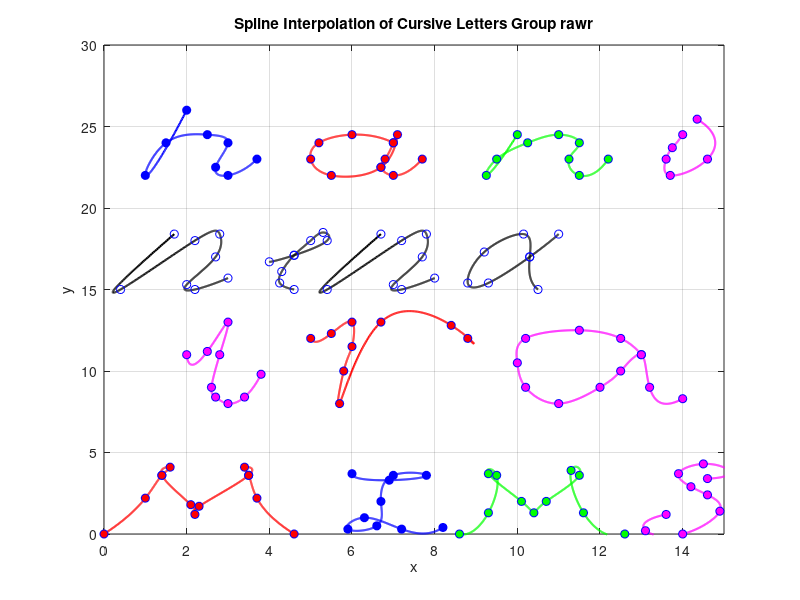

The MATLAB script that drew this image: (Note: this script raises an error after producing the figure.)

%% MIMS
% data coordinates for letter 'M'
x_m_1 = [0 1.0 1.4 1.6 1.4 2.1 2.2 2.3 3.5 3.4 3.5 3.7 4.6];
y_m_1 = [0 2.2 3.6 4.1 3.6 1.8 1.2 1.7 3.6 4.1 3.6 2.2 0.0];

% % data coordinates for letter 'I'
x_i_3 = [6.0 6.9 7.8 7.0 6.7 6.6 5.9 6.3 7.2 8.2];
y_i_3 = [3.7 3.3 3.6 3.6 2.0 0.5 0.3 1.0 0.3 0.4];

% data coordinates for letter 'M'
x_m_2 = [8.6 9.3 9.5 9.3 10.1 10.4 10.7 11.5 11.3 11.6 12.6];
y_m_2 = [0.0 1.3 3.6 3.7 2.0 1.3 2.0 3.6 3.9 1.3 0];

% data coordinates for letter 'S'
x_s = [14.6 15.1 14.5 13.9 14.2 14.6 14.9 14.0 13.1 13.6];
y_s = [3.4 3.9 4.3 3.7 2.9 2.4 1.4 0.0 0.2 1.2];

n_m_1 = length(x_m_1);
n_i_3 = length(x_i_3);
n_m_2 = length(x_m_2);
n_s = length(x_s);

t_m_1 = 0:n_m_1-1; % Parametric coordinate t for 'M'
t_i_3 = 0:n_i_3-1; % Parametric coordinate t for 'I'
t_m_2 = 0:n_m_2-1; % Parametric coordinate t for 'M'
t_s = 0:n_s-1; % Parametric coordinate t for 'S'

tt_m_1 = 0:0.01:n_m_1-1; % More dense coordinate tt for spline interpolation of 'M'
tt_i_3 = 0:0.01:n_i_3-1; % More dense coordinate tt for spline interpolation of 'I'
tt_m_2 = 0:0.01:n_m_2-1; % More dense coordinate tt for spline interpolation of 'M'
tt_s = 0:0.01:n_s-1; % More dense coordinate tt for spline interpolation of 'S'

% Compute spline interpolation for 'M'
xx_m_1 = spline(t_m_1, x_m_1, tt_m_1);
yy_m_1 = spline(t_m_1, y_m_1, tt_m_1);

% Compute spline interpolation for 'I'
xx_i_3 = spline(t_i_3, x_i_3, tt_i_3);
yy_i_3 = spline(t_i_3, y_i_3, tt_i_3);

% Compute spline interpolation for 'M'
xx_m_2 = spline(t_m_2, x_m_2, tt_m_2);
yy_m_2 = spline(t_m_2, y_m_2, tt_m_2);

% Compute spline interpolation for 'S'
xx_s = spline(t_s, x_s, tt_s);
yy_s = spline(t_s, y_s, tt_s);

% Plot settings
figure(1)
plot(xx_m_1, yy_m_1, 'red', 'LineWidth', 1.5) % plot spline for 'M'
hold on
plot(x_m_1, y_m_1, 'bo', 'MarkerFaceColor', 'red') % plot data points for 'M' 

plot(xx_i_3, yy_i_3, 'b', 'LineWidth', 1.5) % plot spline for 'i'
plot(x_i_3, y_i_3, 'bo', 'MarkerFaceColor', 'blue') % plot data points for 'i'

plot(xx_m_2, yy_m_2, 'green', 'LineWidth', 1.5) % plot spline for 'M'
plot(x_m_2, y_m_2, 'bo', 'MarkerFaceColor', 'green') % plot data points for 'M'

plot(xx_s, yy_s, 'magenta', 'LineWidth', 1.5) % plot spline for 'S'
plot(x_s, y_s, 'bo', 'MarkerFaceColor', 'magenta') % plot data points for 'S'


%% IRA
% data coordinates for letter 'I'
x_i_4 = [2 2.5 3.0 2.8 2.6 2.7 3.0 3.4 3.8];
y_i_4 = [11 11.2 13.0 11 9 8.4 8 8.4 9.8];

% % data coordinates for letter 'R'
x_r = [5 5.5 6 6 5.8 5.7 6.7 8.4 8.8];
y_r = [12 12.3 13 11.5 10 8 13 12.8 12];


% data coordinates for letter 'A'
x_a_3 = [13 12.5 11.5 10.2 10 10.2 11 12 12.5 13 13.2 14];
y_a_3 = [11 12 12.5 12 10.5 9 8 9 10 11 9 8.3];


n_i_4 = length(x_i_4);
n_r = length(x_r);
n_a_3 = length(x_a_3);

t_i_4 = 0:n_i_4-1;
t_r = 0:n_r-1;
t_a_3 = 0:n_a_3-1; 

tt_i_4 = 0:0.01:n_i_4-1; 
tt_r = 0:0.01:n_r-1; 
tt_a_3 = 0:0.01:n_a_3-1;

% Compute spline interpolation for 'I'
xx_i_4 = spline(t_i_4, x_i_4, tt_i_4);
yy_i_4 = spline(t_i_4, y_i_4, tt_i_4);

% Compute spline interpolation for 'R'
xx_r = spline(t_r, x_r, tt_r);
yy_r = spline(t_r, y_r, tt_r);

% Compute spline interpolation for 'A'
xx_a_3 = spline(t_a_3, x_a_3, tt_a_3);
yy_a_3 = spline(t_a_3, y_a_3, tt_a_3);


% Plot settings
figure(1)
plot(xx_i_4, yy_i_4, 'magenta', 'LineWidth', 1.5) 
hold on
plot(x_i_4, y_i_4, 'bo', 'MarkerFaceColor', 'magenta') 

plot(xx_r, yy_r, 'red', 'LineWidth', 1.5) 
plot(x_r, y_r, 'bo', 'MarkerFaceColor', 'red') 

plot(xx_a_3, yy_a_3, 'magenta', 'LineWidth', 1.5) 
plot(x_a_3, y_a_3, 'bo', 'MarkerFaceColor', 'magenta') 

%% ---------------------------------------- nina ----------------------------------------
% n_2
x_n_2 = [1.7 0.4 2.2 2.8 2.7 2 2.2 3];
y_n_2 = [18.4 15 18 18.4 17 15.3 15 15.7];

% i_2
x_i_2 = [4 4.6 5.4 5.3 5 4.6 4.3 4.25 4.6];
y_i_2 = [16.7 17.1 18 18.5 18 17.1 16.1 15.4 15];

% n_3
x_n_3 = [6.7 5.4 7.2 7.8 7.7 7 7.2 8];
y_n_3 = [18.4 15 18 18.4 17 15.3 15 15.7];

% a
x_a_2 = [11 10.3 9.3 8.8 9.2 10.15 10.3 10.5];
y_a_2 = [18.4 17 15.4 15.4 17.3 18.4 17 15];

n_n_2 = length(x_n_2); 
n_i_2 = length(x_i_2); 
n_n_3 = length(x_n_3); 
n_a_2 = length(x_a_2);

t_n_2 = 0:n_n_2-1; 
t_i_2 = 0:n_i_2-1; 
t_n_3 = 0:n_n_3-1; 
t_a_2 = 0:n_a_2-1;

tt_n_2 = 0:0.01:n_n_2-1; 
tt_i_2 = 0:0.01:n_i_2-1; 
tt_n_3 = 0:0.01:n_n_3-1; 
tt_a_2 = 0:0.01:n_a_2-1;

xx_n_2 = spline(t_n_2, x_n_2, tt_n_2);
xx_i_2 = spline(t_i_2, x_i_2, tt_i_2);
xx_n_3 = spline(t_n_3, x_n_3, tt_n_3);
xx_a_2 = spline(t_a_2, x_a_2, tt_a_2);

yy_n_2 = spline(t_n_2, y_n_2, tt_n_2);
yy_i_2 = spline(t_i_2, y_i_2, tt_i_2);
yy_n_3 = spline(t_n_3, y_n_3, tt_n_3);
yy_a_2 = spline(t_a_2, y_a_2, tt_a_2);

figure(1)
plot(xx_n_2, yy_n_2, 'k', 'LineWidth', 1.5)
hold on
plot(x_n_2, y_n_2, 'bo')

plot(xx_i_2, yy_i_2, 'k', 'LineWidth', 1.5)
plot(x_i_2, y_i_2, 'bo')

plot(xx_n_3, yy_n_3, 'k', 'LineWidth', 1.5)
plot(x_n_3, y_n_3, 'bo')

plot(xx_a_2, yy_a_2, 'k', 'LineWidth', 1.5)
plot(x_a_2, y_a_2, 'bo')

%% HANI --------------------------------------------------------------------------------------

% data coordinates for letter 'H'
x_h = [2.0 1.0 1.5 2.5 3.0 2.7 3.0 3.7];
y_h = [26 22 24 24.5 24 22.5 22 23];

% % data coordinates for letter 'A'
x_a_1 = [7.0 6.0 5.2 5.0 5.5 6.7 7.1 7.0 6.8 6.7 7.0 7.7];
y_a_1 = [24 24.5 24 23 22 22.5 24.5 24 23 22.5 22 23];

% data coordinates for letter 'N'
x_n_1 = [10.0 9.25 9.5 10.25 11.0 11.5 11.25 11.5 12.2];
y_n_1 = [24.5 22 23 24 24.5 24 23 22 23];

% data coordinates for letter 'I'
x_i_1 = [14.0 13.75 13.6 13.7 14.6 14.35];
y_i_1 = [24.5 23.7 23 22 23 25.45];

n_h = length(x_h);
n_a_1 = length(x_a_1);
n_n_1 = length(x_n_1);
n_i_1 = length(x_i_1);

t_h = 0:n_h-1; 
t_a_1 = 0:n_a_1-1; 
t_n_1 = 0:n_n_1-1; 
t_i_1 = 0:n_i_1-1;

tt_h = 0:0.01:n_h-1; 
tt_a_1 = 0:0.01:n_a_1-1; 
tt_n_1 = 0:0.01:n_n_1-1; 
tt_i_1 = 0:0.01:n_i_1-1; 

% Compute spline interpolation for 'H'
xx_h = spline(t_h, x_h, tt_h);
yy_h = spline(t_h, y_h, tt_h);

% Compute spline interpolation for 'A'
xx_a_1 = spline(t_a_1, x_a_1, tt_a_1);
yy_a_1 = spline(t_a_1, y_a_1, tt_a_1);

% Compute spline interpolation for 'N'
xx_n_1 = spline(t_n_1, x_n_1, tt_n_1);
yy_n_1 = spline(t_n_1, y_n_1, tt_n_1);

% Compute spline interpolation for 'I'
xx_i_1 = spline(t_i_1, x_i_1, tt_i_1);
yy_i_1 = spline(t_i_1, y_i_1, tt_i_1);

% Plot settings
figure(1)
plot(xx_h, yy_h, 'blue', 'LineWidth', 1.5) 
hold on
plot(x_h, y_h, 'bo', 'MarkerFaceColor', 'blue') 

plot(xx_a_1, yy_a_1, 'red', 'LineWidth', 1.5)
plot(x_a_1, y_a_1, 'bo', 'MarkerFaceColor', 'red')

plot(xx_n_1, yy_n_1, 'green', 'LineWidth', 1.5)
plot(x_n_1, y_n_1, 'bo', 'MarkerFaceColor', 'green')

plot(xx_i_1, yy_i_1, 'magenta', 'LineWidth', 1.5)
plot(x_i_1, y_i_1, 'bo', 'MarkerFaceColor', 'magenta') 

%% --------------------------------------------------------------------------------------
axis([0 15 0 30])
grid on
title('Spline Interpolation of Cursive Letters Group rawr')
xlabel('x')
ylabel('y')
set(gcs, 'FontSize', 10, 'LineWidth', 1)
grid on
